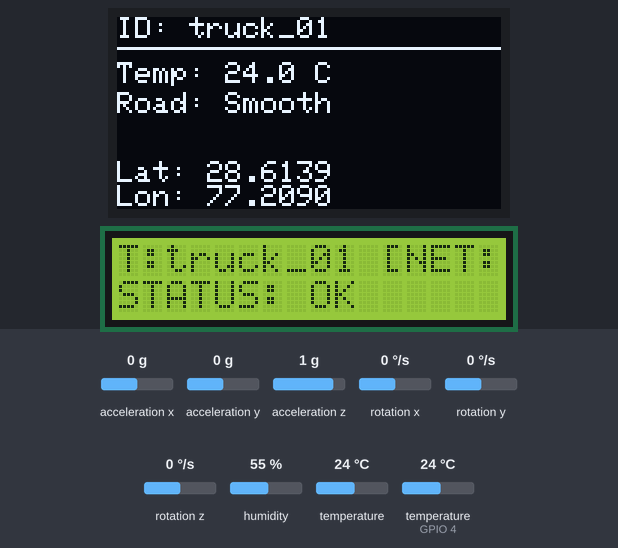
The sketch below on a simulated ESP32. Parts: 128×64 one-colour display, 16×2 character LCD. The inputs (shaded band) are chosen by the test bench; at power-on: humidity 55 %, acceleration x 0 g, temperature (sensor on GPIO 4) 24 °C, acceleration y 0 g, acceleration z 1 g, rotation x 0 °/s, rotation y 0 °/s, rotation z 0 °/s, temperature 24 °C. WiFi joins after 1.5 s; servers stay silent unless stated; random numbers use the default seed unless the sketch sets one; no MQTT or app messages arrive unless stated; what the sketch prints to the serial monitor is not drawn.

Above: at 1.2 s.
1.3 s: humidity set to 88 %
At 2.6 s:
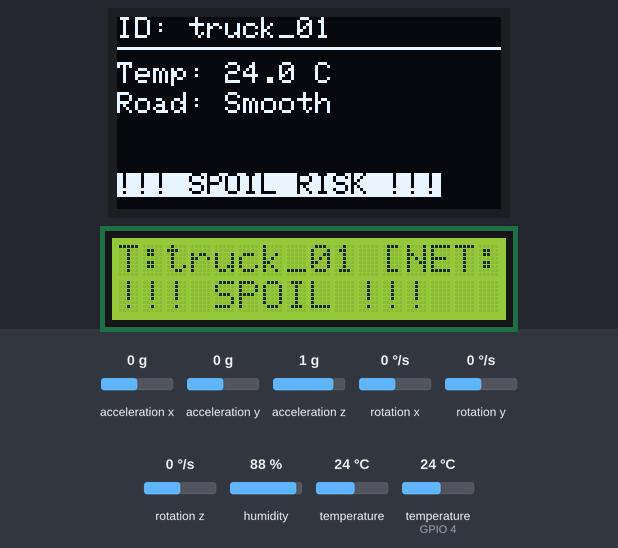
3.7 s: acceleration x set to -1.4 g
At 4.7 s:
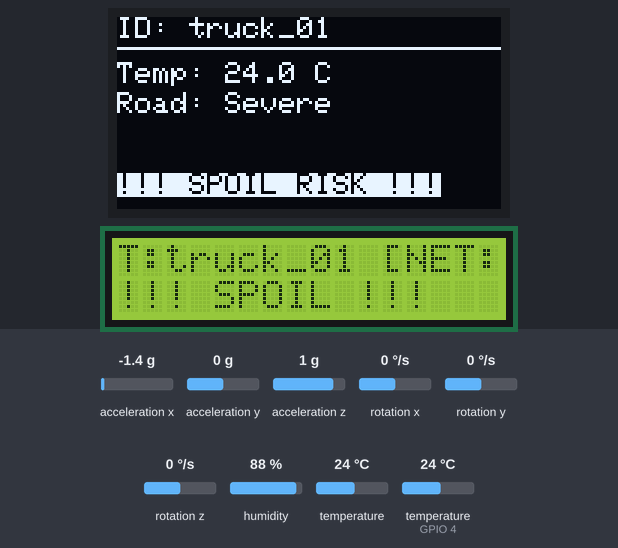
5.2 s: humidity set to 22 %
At 6.6 s:
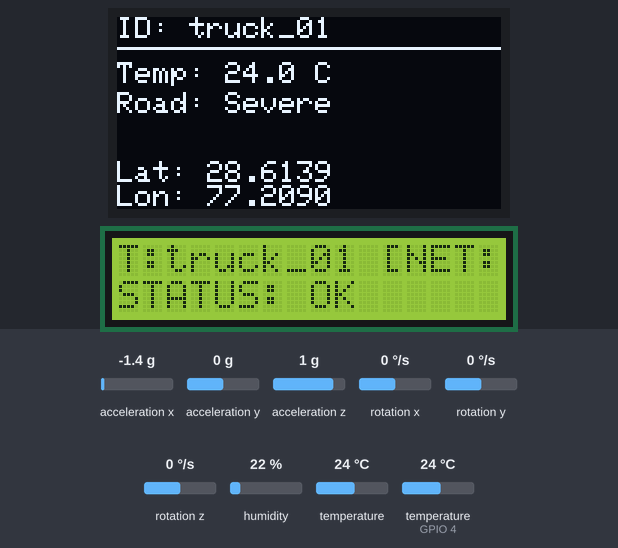
11.3 s: temperature (sensor on GPIO 4) set to 23.1 °C
At 13.6 s:
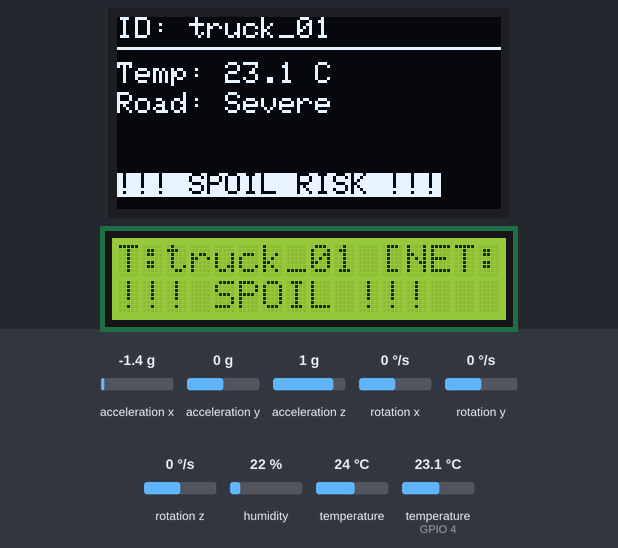
13.9 s: acceleration x set to 0 g
At 14.9 s:
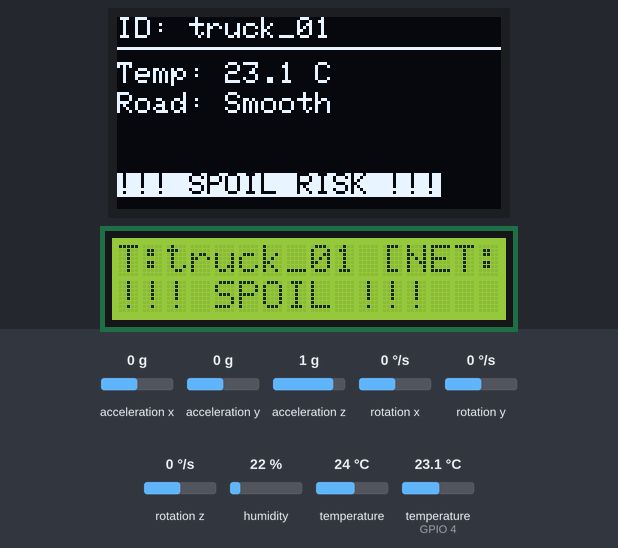
15.4 s: acceleration y set to 0.8 g
At 16.1 s:
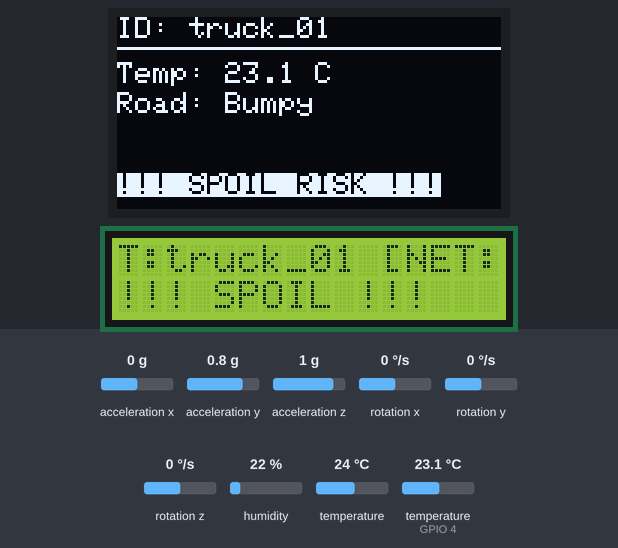
Timing chart, 0 to 18.4 s (numbered marks = the images above; inputs shaded):
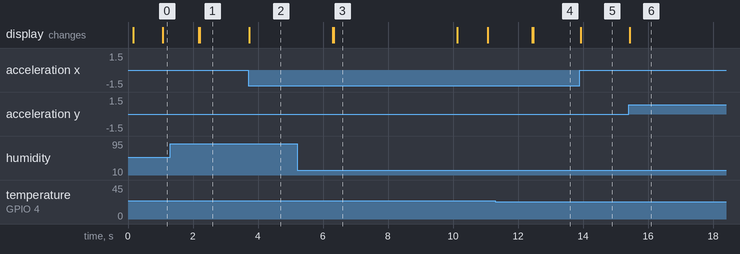

Measured:
- the behaviour switches between 23.6 and 23.5 °C on temperature (sensor on GPIO 4) (found by bisection; images 3 and 4)
- after the input at 1.3 s, the display: first changes after 0.88 s (image 1 shows a later state)
- after the input at 3.7 s, the display: changes at once (image 2)
- after the input at 11.3 s, the display: first changes after 1.1 s (image 4 shows a later state)
- after the input at 13.9 s, the display: changes at once (image 5)
- what the display in image 3 shows lasts 3.8 s, from 6.3 s to 10.1 s

The sketch:

sketch.ino
```cpp
#include <WiFi.h>
#include <PubSubClient.h>
#include <DHT.h>
#include <Wire.h>
#include <Adafruit_MPU6050.h>
#include <Adafruit_Sensor.h>
#include <Adafruit_GFX.h>
#include <Adafruit_SSD1306.h>
#include <ArduinoJson.h>
#include <LiquidCrystal_I2C.h>

// Include the auto-generated Multi-Model TinyML Headers
#include "model_shock.h"
#include "model_road.h"
#include "model_spoilage.h"

// =============================================================================
//  CONFIGURATION
// =============================================================================

// --- TRUCK IDENTITY (Change this to 1, 2, or 3 for each Wokwi Tab) ---
#define TRUCK_NUMBER 1

const char* WIFI_SSID     = "Wokwi-GUEST";
const char* WIFI_PASSWORD  = "";
const char* MQTT_BROKER   = "broker.hivemq.com";
const int   MQTT_PORT     = 1883;

// Dynamic IDs based on TRUCK_NUMBER
String DEVICE_ID  = "truck_0" + String(TRUCK_NUMBER);
String MQTT_TOPIC = "coldchain/telemetry/" + DEVICE_ID;

// Base coordinates for fleet movement (Simulating Delhi/NCR)
float base_lat[] = {0, 28.6139, 28.5355, 28.7041};
float base_lon[] = {0, 77.2090, 77.3910, 77.1025};
float current_lat = base_lat[TRUCK_NUMBER];
float current_lon = base_lon[TRUCK_NUMBER];

// --- Timing ---
const unsigned long PUBLISH_INTERVAL_MS = 10000;

// --- Sensors ---
DHT dht(4, DHT22);
Adafruit_MPU6050 mpu;
Adafruit_SSD1306 display(128, 64, &Wire, -1);
LiquidCrystal_I2C lcd(0x27, 16, 2);
WiFiClient espClient;
PubSubClient mqttClient(espClient);

unsigned long lastPublishTime = 0;
unsigned long messageCount    = 0;
bool isSending = false;
bool lastShock = false;

// =============================================================================
//  UI HELPERS
// =============================================================================

void updateDisplay(float t, float h, String road, bool shock, bool spoil, bool m_ok) {
  // --- 1. OLED Display (Rich Info) ---
  display.clearDisplay();
  display.setTextSize(1);
  display.setTextColor(SSD1306_WHITE);

  // 1. Header & Connectivity
  display.setCursor(0, 0);
  display.print("ID: ");
  display.print(DEVICE_ID);
  display.drawLine(0, 10, 128, 10, SSD1306_WHITE);

  // 2. Sensor Metrics
  display.setCursor(0, 15);
  display.print("Temp: "); display.print(t, 1); display.println(" C");
  display.setCursor(0, 25);
  display.print("Road: "); display.println(road);

  // 3. Activity Indicator
  if(isSending) {
    display.setCursor(30, 36);
    display.setTextColor(SSD1306_BLACK, SSD1306_WHITE);
    display.print(" DATA UPLOAD... ");
    display.setTextColor(SSD1306_WHITE);
  }

  // 4. Critical Alerts OR Live Location
  if(shock) {
    display.setCursor(0, 52);
    display.setTextColor(SSD1306_BLACK, SSD1306_WHITE);
    display.println("!!! SHOCK DETECTED !!!");
  } else if(spoil) {
    display.setCursor(0, 52);
    display.setTextColor(SSD1306_BLACK, SSD1306_WHITE);
    display.println("!!! SPOIL RISK !!!");
  } else {
    display.setCursor(0, 48);
    display.print("Lat: "); display.print(current_lat, 4);
    display.setCursor(0, 56);
    display.print("Lon: "); display.print(current_lon, 4);
  }
  display.display();

  // --- 2. 16x2 LCD (Alert Ticker) ---
  lcd.setCursor(0, 0);
  lcd.print("T:"); lcd.print(DEVICE_ID);
  lcd.print(m_ok ? " [NET:ON] " : " [NET:OFF]");
  lcd.setCursor(0, 1);
  if(shock)      lcd.print("!!! SHOCK !!!   ");
  else if(spoil) lcd.print("!!! SPOIL !!!   ");
  else           lcd.print("STATUS: OK      ");
}

void setup() {
  Serial.begin(115200);
  // Initialize Display
  display.begin(SSD1306_SWITCHCAPVCC, 0x3C);
  lcd.init();
  lcd.backlight();
  display.clearDisplay();
  dht.begin();
  if(!mpu.begin()) Serial.println("MPU FAIL");
  mpu.setAccelerometerRange(MPU6050_RANGE_16_G);

  WiFi.begin(WIFI_SSID, WIFI_PASSWORD);
  mqttClient.setServer(MQTT_BROKER, MQTT_PORT);
}

void loop() {
  if (WiFi.status() == WL_CONNECTED && !mqttClient.connected()) {
    mqttClient.connect(DEVICE_ID.c_str());
  }
  mqttClient.loop();

  float t = dht.readTemperature();
  float h = dht.readHumidity();
  sensors_event_t a, g, m_temp;
  mpu.getEvent(&a, &g, &m_temp);

  // --- Multi-Model TinyML Inference ---

  // 1. Shock Prediction
  double shock_in[3] = {a.acceleration.x, a.acceleration.y, a.acceleration.z};
  double shock_out[2]; score_shock(shock_in, shock_out);
  bool is_shock = (shock_out[1] > 0.85);

  // 2. Road Surface Prediction
  double road_in[3] = {a.acceleration.x, a.acceleration.y, a.acceleration.z};
  double road_out[3]; score_road(road_in, road_out);
  int r_class = (road_out[1] > road_out[0] && road_out[1] > road_out[2]) ? 1 : (road_out[2] > road_out[0] ? 2 : 0);
  const char* road_labels[] = {"Smooth", "Bumpy", "Severe"};

  // 3. Spoilage Prediction (Calibrated for Default Wokwi 24C)
  float cal_t = (t > 23.5 && t < 24.5) ? 5.0 : t; // Treat 24C as safe 5C for simulation
  double spoil_in[2] = {cal_t, h};
  double spoil_out[2]; score_spoilage(spoil_in, spoil_out);
  bool is_spoil = (spoil_out[1] > spoil_out[0]);

  // Alert Smoothing
  if(is_shock) lastShock = true;
  else if(millis() % 5000 < 100) lastShock = false;

  // UI State
  unsigned long currentMillis = millis();
  isSending = (currentMillis - lastPublishTime < 1000);
  updateDisplay(t, h, road_labels[r_class], lastShock, is_spoil, mqttClient.connected());

  // --- Daily Transmission ---
  if (currentMillis - lastPublishTime >= PUBLISH_INTERVAL_MS) {
    lastPublishTime = currentMillis;

    // Geographical Drift Simulation
    current_lat += (random(-10, 10) / 10000.0);
    current_lon += (random(-10, 10) / 10000.0);

    StaticJsonDocument<512> doc;
    doc["device_id"]   = DEVICE_ID;
    doc["temp_c"]      = round(t * 100.0) / 100.0;
    doc["humidity"]    = h;
    doc["ml_shock_prediction"] = is_shock ? "true" : "false";
    doc["ml_road_surface"]     = road_labels[r_class];
    doc["ml_spoilage_risk"]    = is_spoil ? "true" : "false";
    doc["latitude"]    = current_lat;
    doc["longitude"]   = current_lon;
    doc["timestamp"]   = (millis() / 1000) + 1712716800;

    char buffer[512];
    serializeJson(doc, buffer);
    mqttClient.publish(MQTT_TOPIC.c_str(), buffer);
    Serial.println("Sent: " + String(buffer));
    messageCount++;
  }
}
```

model_road.h
```cpp
// Auto-generated TinyML Model: model_road
// Trained on data_road_surface.csv
// Features: accel_x, accel_y, accel_z
// Target: target_road

#ifndef TINYML_MODEL_ROAD_H
#define TINYML_MODEL_ROAD_H

#include <string.h>
void score_road(double * input, double * output) {
    double var0[3];
    if (input[0] <= -0.4770527631044388) {
        if (input[0] <= -2.7918328046798706) {
            if (input[0] <= -3.385274648666382) {
                memcpy(var0, (double[]){0.0, 0.05785123966942149, 0.9421487603305785}, 3 * sizeof(double));
            } else {
                memcpy(var0, (double[]){0.0, 0.3125, 0.6875}, 3 * sizeof(double));
            }
        } else {
            if (input[2] <= 5.347089529037476) {
                memcpy(var0, (double[]){0.0, 0.1590909090909091, 0.8409090909090909}, 3 * sizeof(double));
            } else {
                memcpy(var0, (double[]){0.01728395061728395, 0.7580246913580246, 0.22469135802469137}, 3 * sizeof(double));
            }
        }
    } else {
        if (input[0] <= 0.443628191947937) {
            if (input[1] <= 0.6234141290187836) {
                memcpy(var0, (double[]){0.8995098039215687, 0.08026960784313726, 0.02022058823529412}, 3 * sizeof(double));
            } else {
                memcpy(var0, (double[]){0.016666666666666666, 0.725, 0.25833333333333336}, 3 * sizeof(double));
            }
        } else {
            if (input[0] <= 3.5448191165924072) {
                memcpy(var0, (double[]){0.026119402985074626, 0.6585820895522388, 0.31529850746268656}, 3 * sizeof(double));
            } else {
                memcpy(var0, (double[]){0.0, 0.10638297872340426, 0.8936170212765957}, 3 * sizeof(double));
            }
        }
    }
    memcpy(output, var0, 3 * sizeof(double));
}


#endif // TINYML_MODEL_ROAD_H
```

model_shock.h
```cpp
// Auto-generated TinyML Model: model_shock
// Trained on data_truck_shock.csv
// Features: accel_x, accel_y, accel_z
// Target: target_shock

#ifndef TINYML_MODEL_SHOCK_H
#define TINYML_MODEL_SHOCK_H

#include <string.h>
void score_shock(double * input, double * output) {
    double var0[2];
    if (input[2] <= 16.13599729537964) {
        if (input[2] <= 2.6046788692474365) {
            if (input[0] <= 17.2159423828125) {
                memcpy(var0, (double[]){0.2857142857142857, 0.7142857142857143}, 2 * sizeof(double));
            } else {
                memcpy(var0, (double[]){0.0, 1.0}, 2 * sizeof(double));
            }
        } else {
            memcpy(var0, (double[]){1.0, 0.0}, 2 * sizeof(double));
        }
    } else {
        memcpy(var0, (double[]){0.0, 1.0}, 2 * sizeof(double));
    }
    memcpy(output, var0, 2 * sizeof(double));
}


#endif // TINYML_MODEL_SHOCK_H
```

model_spoilage.h
```cpp
// Auto-generated TinyML Model: model_spoilage
// Trained on data_cold_chain.csv
// Features: temp_c, humidity
// Target: target_spoilage

#ifndef TINYML_MODEL_SPOILAGE_H
#define TINYML_MODEL_SPOILAGE_H

#include <string.h>
void score_spoilage(double * input, double * output) {
    double var0[2];
    if (input[0] <= 8.00121283531189) {
        if (input[0] <= 2.0002716779708862) {
            memcpy(var0, (double[]){0.0, 1.0}, 2 * sizeof(double));
        } else {
            if (input[1] <= 75.0494270324707) {
                memcpy(var0, (double[]){1.0, 0.0}, 2 * sizeof(double));
            } else {
                memcpy(var0, (double[]){0.0, 1.0}, 2 * sizeof(double));
            }
        }
    } else {
        memcpy(var0, (double[]){0.0, 1.0}, 2 * sizeof(double));
    }
    memcpy(output, var0, 2 * sizeof(double));
}


#endif // TINYML_MODEL_SPOILAGE_H
```
